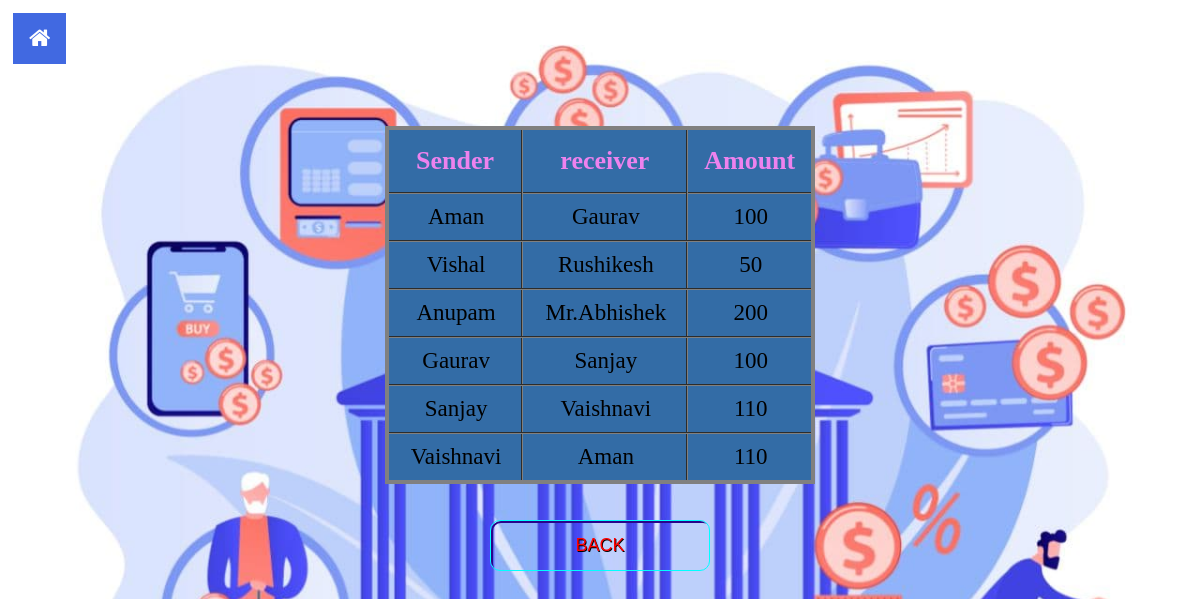
/transaction.php, run on the app's committed database.
### tables this page shows
CREATE TABLE `mini_statement` (
  `sender` varchar(50) NOT NULL,
  `receiver` varchar(50) NOT NULL,
  `amount` double DEFAULT NULL
);

### transaction.php (the view, shortened to what this page needs)
<?php
$con=mysqli_connect('localhost','root','','bank_database');
$q="select *from mini_statement";
$result=mysqli_query($con,$q);
?>
<!DOCTYPE html>
<html>
	<head>
		<link rel="stylesheet" href="https://cdnjs.cloudflare.com/ajax/libs/font-awesome/4.7.0/css/font-awesome.min.css">
		<link rel="stylesheet" href="button.css">
	</head>
	<body>
		<ul class="nav-ul">
			<a href="index.php">
				<li class="nav-li"><button class="btn"><i class="fa fa-home"></i></button></li>
			</a>
		</ul><br><br><br><br><br><br>
		<table class="flat-table-1">
			<tr>
				<th>Sender</th>
				<th>receiver</th>
				<th>Amount</th>
			</tr>
			<tr>
				<?php while($row = $result->fetch_assoc()) { ?>
				<tr>
					<td><?php echo $row["sender"]; ?></td>
					<td><?php echo $row["receiver"]; ?></td>
					<td><?php echo $row["amount"]; ?></td>
				</tr>
				<?php } ?>
			</table>
			<br>
			<br>
			<form action="index.php" method="post">
				<div class="buttons">
					<button class="glow-on-hover" type="submit" name="name">BACK</button>
				</div>
			</form>
		</body>
	</html>

### button.css (style rules this page uses)
.glow-on-hover { width: 220px; height: 51px; outline: none; color: red; font-size:18px; background:transparent; text-shadow: 0.7px 0.7px black; overflow: hidden; cursor: pointer; position: relative; z-index: 0; border-radius: 10px; border: 1px solid #00FFFF; }
.glow-on-hover:before { content: ''; background: linear-gradient(45deg, #ff0000, #ff7300, #fffb00, #48ff00, #00ffd5, #002bff, #7a00ff, #ff00c8, #ff0000); position: absolute; top: -2px; left:-2px; background-size: 400%; z-index: -1; filter: blur(5px); width: calc(100% + 4px); height: calc(100% + 4px); animation: glowing 20s linear infinite; opacity: 0; transition: opacity .3s ease-in-out; border-radius: 10px; }
.glow-on-hover:after { z-index: -1; content: ''; position: absolute; width: 100%; height: 100%; left: 0; top: 0; border-radius: 10px; border: 2px solid #28048a; background:transparent; }

### transaction.php (style rules this page uses)
.nav-ul { list-style-type: none; margin: 0; padding: 5px; verflow: hidden; }
.nav-li { float:left; }
body { background-image:url("images/transaction.jpg"); background-repeat: no-repeat; background-size:cover; }
table { text-align:center; margin-left: auto; margin-right: auto; border:4px solid gray; border-collapse:collapse; background: #336ca6; }
th { color:violet; font-size:26px; padding:16px; }
td { font-size:23px; color: ; padding: 10px 20px 10px 22px; }
tr { transition: background 0.3s, box-shadow 0.3s; }
th,td { border-collapse:collapse; border:2px groove gray; }
.btn { background-color:RoyalBlue; border: none; color: white; padding: 12px 16px; font-size: 23px; cursor: pointer; }
.buttons { right:42%; text-align:center; }

### data on the page
mini_statement: sender "Aman", receiver "Gaurav", amount "100"
mini_statement: sender "Vishal", receiver "Rushikesh", amount "50"
mini_statement: sender "Anupam", receiver "Mr.Abhishek", amount "200"
mini_statement: sender "Gaurav", receiver "Sanjay", amount "100"
mini_statement: sender "Sanjay", receiver "Vaishnavi", amount "110"
mini_statement: sender "Vaishnavi", receiver "Aman", amount "110"
